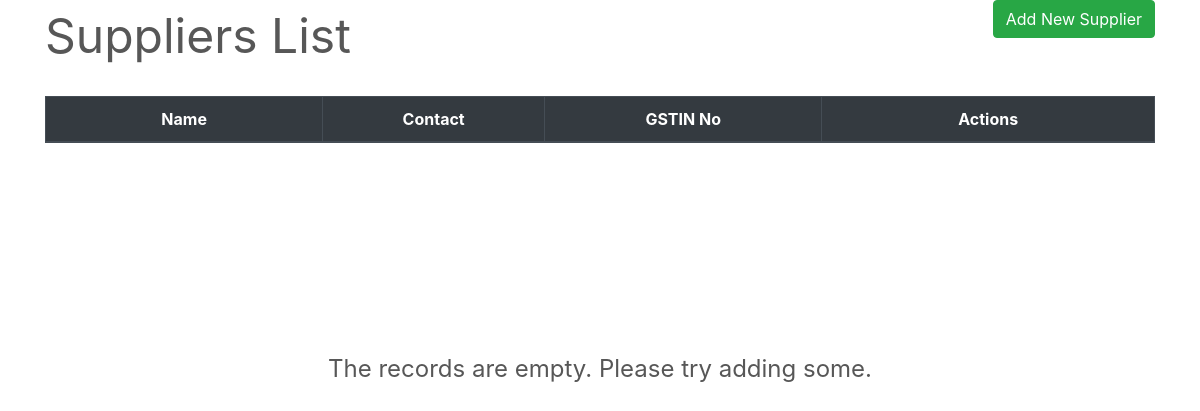
/transactions/suppliers/, run on an earlier commit of the app's database.
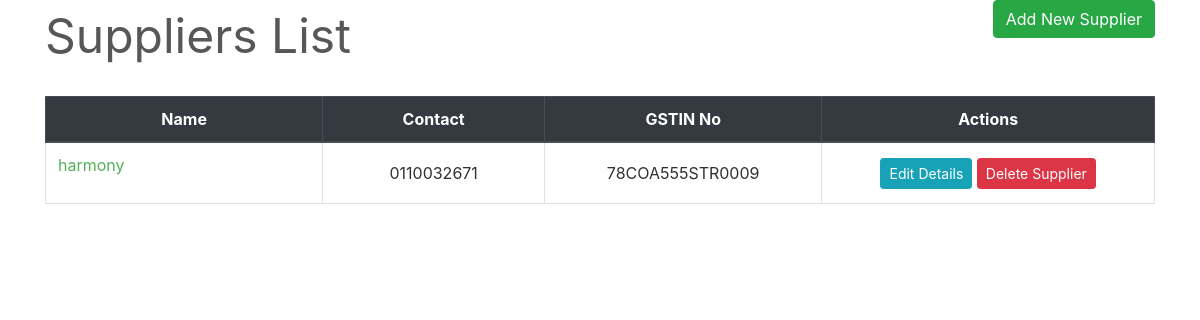
And on a later commit of the database.
### transactions/models.py (models this page shows, shortened)
class Supplier(models.Model):
    id = models.AutoField(primary_key=True)
    name = models.CharField(max_length=150)
    phone = models.CharField(max_length=12, unique=True)
    address = models.CharField(max_length=200)
    email = models.EmailField(max_length=254, unique=True)
    gstin = models.CharField(max_length=15, unique=True)
    is_deleted = models.BooleanField(default=False)

### transactions/views.py (the view)
# urls.py: path('suppliers/', views.SupplierListView.as_view(), name='suppliers-list'),
class SupplierListView(ListView):
    model = Supplier
    template_name = "suppliers/suppliers_list.html"
    queryset = Supplier.objects.filter(is_deleted=False)
    paginate_by = 10

### transactions/templates/suppliers/suppliers_list.html (shortened to what this page needs)
{% extends "base.html" %}
{% load widget_tweaks %}
{% block content %}
    <div class="row" style="color: #575757; font-style: bold; font-size: 3rem;">
        <div class="col-md-8">Suppliers List</div>
        <div class="col-md-4">
            <div style="float:right;"> <a class="btn btn-success" href="{% url 'new-supplier' %}">Add New Supplier</a> </div>
        </div>
    </div>
    <br>
    <table class="table table-css table-hover table-bordered">
        <thead class="thead-dark align-middle">
            <tr>
                <th width="25%">Name</th>
                <th width="20%">Contact</th>
                <th width="25%">GSTIN No</th>
                <th width="30%">Actions</th>
            </tr>
        </thead>
{% if object_list %}
        <tbody>
            {% for supplier in object_list %}
            <tr>
                <td>
                    <p> <a href="{% url 'supplier' supplier.name %}">{{ supplier.name }}</a> </p>
                </td>
                <td class="align-middle"> {{ supplier.phone }} </td>
                <td class="align-middle"> {{ supplier.gstin }} </td>
                <td class="align-middle">
                    <div class="align-middle">
                        <a href="{% url 'edit-supplier' supplier.pk %}" class="btn btn-info btn-sm">Edit Details</a>
                        <a href="{% url 'delete-supplier' supplier.pk %}" class="btn btn-danger btn-sm">Delete Supplier</a>
                    </div>
                </td>
            </tr>
            {% endfor %}
        </tbody>
    </table>
{% else %}
    </table>
    <br><br><br><br><br><br><br><br>
    <div style="color: #575757; font-style: bold; font-size: 1.5rem; text-align: center;">The records are empty. Please try adding some.</div>
{% endif %}
{% endblock content %}

What changed in the data, as far as the page shows it:
added Supplier: name "harmony", phone "0110032671", gstin "78COA555STR0009"
Also different on the page:
text no longer shown: "The records are empty. Please try adding some."
